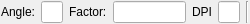
<?xml version="1.0" encoding="UTF-8"?>
<ui version="4.0">
 <class>QG_ImageOptions</class>
 <widget class="QWidget" name="QG_ImageOptions">
  <property name="geometry">
   <rect>
    <x>0</x>
    <y>0</y>
    <width>250</width>
    <height>24</height>
   </rect>
  </property>
  <property name="sizePolicy">
   <sizepolicy hsizetype="Maximum" vsizetype="Fixed">
    <horstretch>0</horstretch>
    <verstretch>0</verstretch>
   </sizepolicy>
  </property>
  <property name="minimumSize">
   <size>
    <width>200</width>
    <height>22</height>
   </size>
  </property>
  <property name="maximumSize">
   <size>
    <width>250</width>
    <height>32767</height>
   </size>
  </property>
  <property name="windowTitle">
   <string>Insert Options</string>
  </property>
  <property name="toolTip">
   <string/>
  </property>
  <layout class="QHBoxLayout">
   <property name="margin">
    <number>1</number>
   </property>
   <item>
    <widget class="QLabel" name="lAngle">
     <property name="text">
      <string>Angle:</string>
     </property>
     <property name="wordWrap">
      <bool>false</bool>
     </property>
    </widget>
   </item>
   <item>
    <widget class="QLineEdit" name="leAngle">
     <property name="toolTip">
      <string>Rotation Angle</string>
     </property>
    </widget>
   </item>
   <item>
    <widget class="QLabel" name="lFactor">
     <property name="text">
      <string>Factor:</string>
     </property>
     <property name="wordWrap">
      <bool>false</bool>
     </property>
    </widget>
   </item>
   <item>
    <widget class="QLineEdit" name="leFactor">
     <property name="sizePolicy">
      <sizepolicy hsizetype="Minimum" vsizetype="Fixed">
       <horstretch>0</horstretch>
       <verstretch>0</verstretch>
      </sizepolicy>
     </property>
     <property name="toolTip">
      <string>Scale Factor</string>
     </property>
    </widget>
   </item>
   <item>
    <widget class="QLabel" name="lDPI">
     <property name="text">
      <string>DPI</string>
     </property>
    </widget>
   </item>
   <item>
    <widget class="QLineEdit" name="leDPI">
     <property name="toolTip">
      <string>DPI of Image</string>
     </property>
    </widget>
   </item>
   <item>
    <widget class="Line" name="sep1_2">
     <property name="sizePolicy">
      <sizepolicy hsizetype="Fixed" vsizetype="Minimum">
       <horstretch>0</horstretch>
       <verstretch>0</verstretch>
      </sizepolicy>
     </property>
     <property name="frameShape">
      <enum>QFrame::VLine</enum>
     </property>
     <property name="frameShadow">
      <enum>QFrame::Sunken</enum>
     </property>
    </widget>
   </item>
  </layout>
 </widget>
 <layoutdefault spacing="6" margin="11"/>
 <resources/>
 <connections>
  <connection>
   <sender>leAngle</sender>
   <signal>textChanged(QString)</signal>
   <receiver>QG_ImageOptions</receiver>
   <slot>updateData()</slot>
   <hints>
    <hint type="sourcelabel">
     <x>57</x>
     <y>21</y>
    </hint>
    <hint type="destinationlabel">
     <x>20</x>
     <y>20</y>
    </hint>
   </hints>
  </connection>
  <connection>
   <sender>leFactor</sender>
   <signal>textChanged(QString)</signal>
   <receiver>QG_ImageOptions</receiver>
   <slot>updateData()</slot>
   <hints>
    <hint type="sourcelabel">
     <x>128</x>
     <y>21</y>
    </hint>
    <hint type="destinationlabel">
     <x>20</x>
     <y>20</y>
    </hint>
   </hints>
  </connection>
  <connection>
   <sender>leDPI</sender>
   <signal>textChanged(QString)</signal>
   <receiver>QG_ImageOptions</receiver>
   <slot>updateDPI()</slot>
   <hints>
    <hint type="sourcelabel">
     <x>20</x>
     <y>20</y>
    </hint>
    <hint type="destinationlabel">
     <x>20</x>
     <y>20</y>
    </hint>
   </hints>
  </connection>
 </connections>
</ui>
